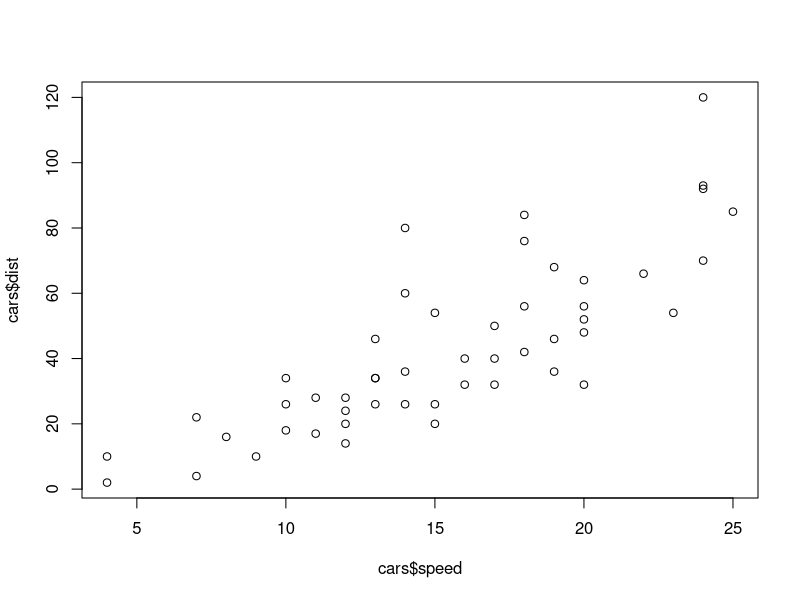
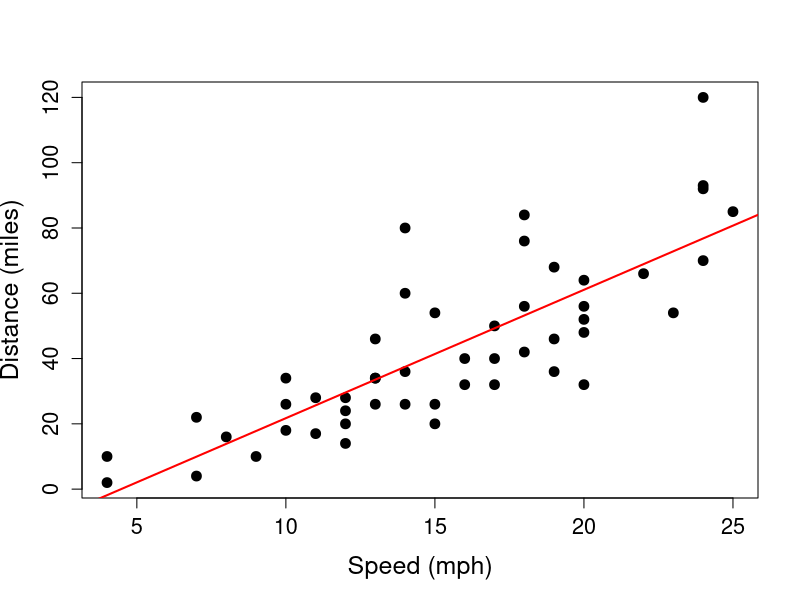

Reproduce these figures in R, in order.
## ---- chunk 1
x <- 2 + 2
x
## ---- chunk 2
x <- 2 + 2
x
## ---- chunk 3
plot(cars$speed,cars$dist)
## ---- chunk 4
## Plot the cars speed by distance
plot(cars$speed,cars$dist, xlab="Speed (mph)", ylab="Distance (miles)", pch=19, cex=1.3, cex.axis=1.3, cex.lab=1.5)

## Run a linear model comparing speed and distance
m1 <- lm(dist~speed, data=cars)
summary(m1) ## output of linear model

## add linear model to plot
abline(m1, col="Red", lwd=2)
